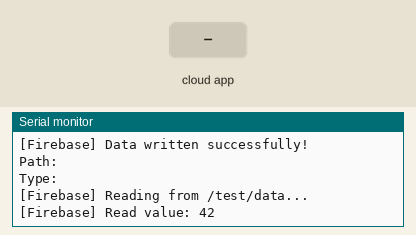
A sketch run on a simulated ESP32. Parts: the last lines printed to the serial monitor. The inputs (shaded band) are chosen by the test bench. WiFi joins after 1.5 s; servers stay silent unless stated; the local clock reads 2024-03-15 10:24:30 at power-on unless the sketch sets it; the Firebase database answers and starts empty; not simulated (calls return 0 or success): secrets.h.

Above: at 3.7 s.
3.8 s: the phone or cloud app sets data to 0
At 8.8 s:
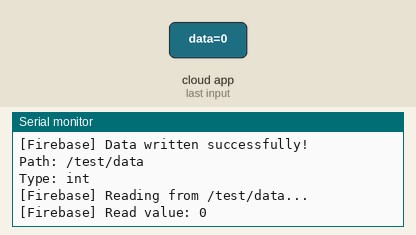
9.1 s: the phone or cloud app sets data to 1
At 14.0 s:
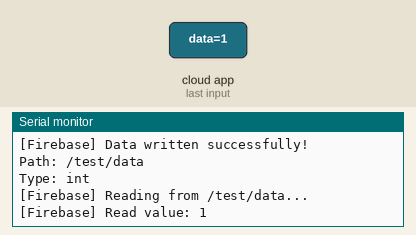
Timing chart, 0 to 15.5 s (numbered marks = the images above; inputs shaded):
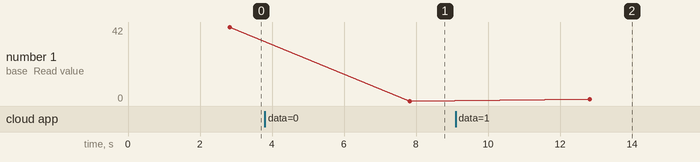

The sketch:

ThermaFan.ino
```cpp
#include <WiFi.h>
#include <FirebaseESP32.h>

// Load sensitive credentials
#include "secrets.h"

// Firebase objects
FirebaseData fbdo;
FirebaseAuth auth;
FirebaseConfig config;

// Non-blocking timer tracking
unsigned long lastFirebaseUpdate = 0;
const unsigned long FIREBASE_INTERVAL_MS = 5000; // Run every 5 seconds without blocking

void onWiFiEvent(WiFiEvent_t event) {
  switch (event) {
    case ARDUINO_EVENT_WIFI_STA_GOT_IP:
      Serial.println();
      Serial.println("[Wi-Fi] Status: Connected!");
      Serial.printf("[Wi-Fi] Connected to: %s\n", WiFi.SSID().c_str());
      Serial.printf("[Wi-Fi] IP Address:   %s\n", WiFi.localIP().toString().c_str());
      Serial.printf("[Wi-Fi] Signal (RSSI): %d dBm\n", WiFi.RSSI());
      Serial.println("------------------------------------------");
      break;
    case ARDUINO_EVENT_WIFI_STA_DISCONNECTED:
      Serial.println("[Wi-Fi] Disconnected. Reconnecting...");
      break;
    default:
      break;
  }
}

void initWiFi() {
  Serial.println();
  Serial.println("==========================================");
  Serial.println("   ThermaFan ESP32 System Initializing    ");
  Serial.println("==========================================");

  WiFi.onEvent(onWiFiEvent);
  WiFi.mode(WIFI_STA);
  WiFi.setAutoReconnect(true);
  WiFi.begin(WIFI_SSID, WIFI_PASSWORD);
  Serial.printf("Connecting to Wi-Fi: %s", WIFI_SSID);

  unsigned long startAttemptTime = millis();
  while (WiFi.status() != WL_CONNECTED && millis() - startAttemptTime < 15000) {
    delay(500);
    Serial.print(".");
  }

  if (WiFi.status() != WL_CONNECTED) {
    Serial.println("\n[Wi-Fi] Connecting in background...");
  }
}

void syncTime() {
  // SSL needs accurate time for certificate validation
  configTime(8 * 3600, 0, "pool.ntp.org", "time.nist.gov");
  Serial.print("[NTP] Syncing clock");
  time_t now = time(nullptr);
  unsigned long startAttempt = millis();
  while (now < 1000000 && millis() - startAttempt < 10000) {
    delay(300);
    Serial.print(".");
    now = time(nullptr);
  }
  Serial.println();
  if (now > 1000000) {
    struct tm timeinfo;
    localtime_r(&now, &timeinfo);
    Serial.printf("[NTP] Time synced: %s", asctime(&timeinfo));
  } else {
    Serial.println("[NTP] Time sync pending, continuing...");
  }
}

void initFirebase() {
  // Set Firebase host and legacy token / secret
  config.host = FIREBASE_HOST;
  config.signer.tokens.legacy_token = FIREBASE_AUTH;

  // SSL Buffer configurations
  fbdo.setBSSLBufferSize(4096, 1024);
  fbdo.setResponseSize(2048);

  // Auto-reconnect handling
  config.timeout.wifiReconnect = 10 * 1000;
  Firebase.reconnectNetwork(true);

  // Initialize Firebase client
  Firebase.begin(&config, &auth);
  Firebase.setReadTimeout(fbdo, 1000 * 60);
  Firebase.setwriteSizeLimit(fbdo, "tiny");

  Serial.println("Firebase initialized.");
}

void setup() {
  Serial.begin(115200);
  delay(1000); // Startup settle delay

  initWiFi();
  syncTime();
  initFirebase();
}

void handleFirebaseTasks() {
  // Execute only if Firebase client is ready and interval has elapsed
  if (Firebase.ready() && (millis() - lastFirebaseUpdate >= FIREBASE_INTERVAL_MS || lastFirebaseUpdate == 0)) {
    lastFirebaseUpdate = millis();

    int testValue = 42;

    // Test write
    Serial.printf("[Firebase] Writing value %d to /test/data...\n", testValue);
    if (Firebase.setInt(fbdo, "/test/data", testValue)) {
      Serial.println("[Firebase] Data written successfully!");
      Serial.print("Path: ");
      Serial.println(fbdo.dataPath());
      Serial.print("Type: ");
      Serial.println(fbdo.dataType());
    } else {
      Serial.printf("[Firebase] Write failed: %s\n", fbdo.errorReason().c_str());
    }

    // Test read
    Serial.println("[Firebase] Reading from /test/data...");
    if (Firebase.getInt(fbdo, "/test/data")) {
      Serial.printf("[Firebase] Read value: %d\n", fbdo.intData());
    } else {
      Serial.printf("[Firebase] Read failed: %s\n", fbdo.errorReason().c_str());
    }
  }
}

void loop() {
  // 1. Maintain Firebase non-blocking read/write operations
  handleFirebaseTasks();

  // 2. Add your fan control and sensor readings here (runs smooth and unblocked)
}
```

Measured:
- after the input at 3.8 s, the serial monitor: prints a new line after 4.0 s (image 1)
- after the input at 9.1 s, the serial monitor: prints a new line after 3.7 s (image 2)
- plotted number 1: 42 → 0 after the input at 3.8 s
